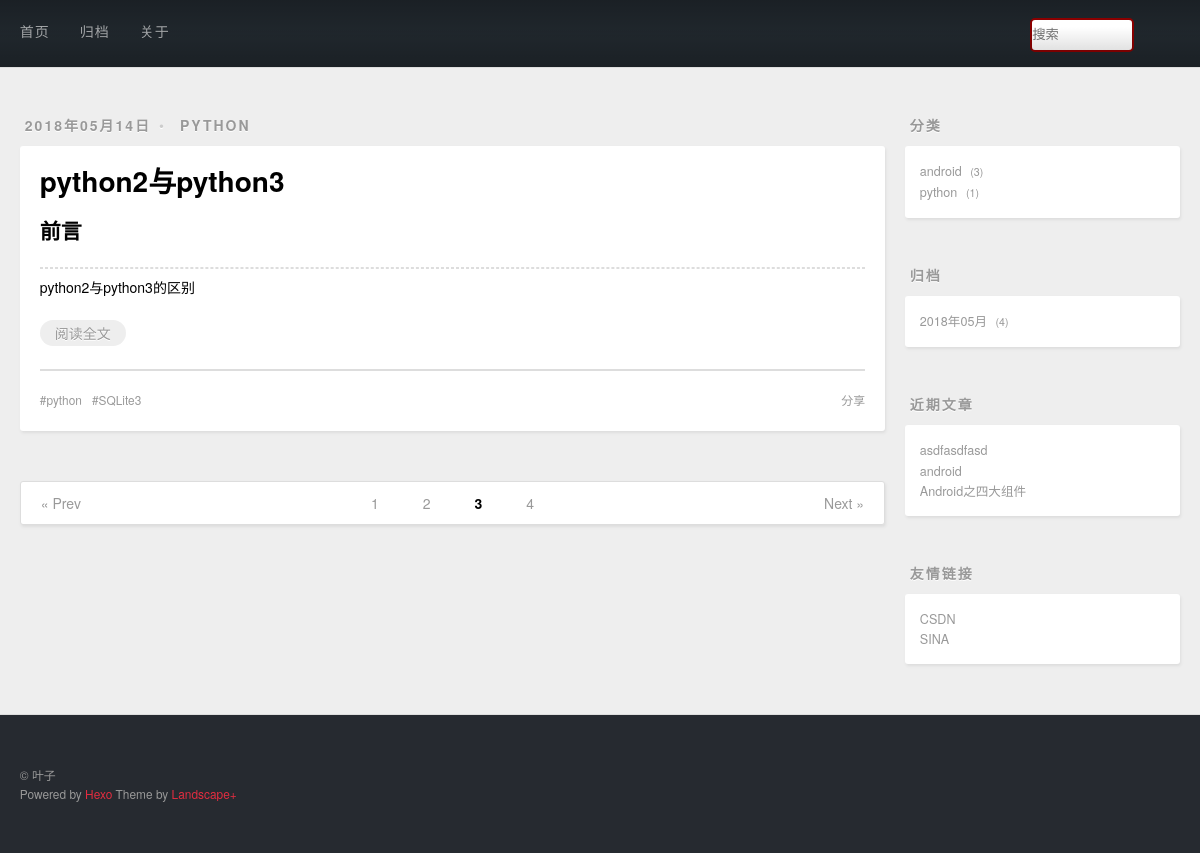
Page /page/3 on the committed database.
### post/models.py (models this page shows, shortened)
class Post(models.Model):
    title = models.CharField(max_length=100,unique=True,verbose_name='标题')
    desc = models.TextField(verbose_name='描述')
    content = models.TextField(verbose_name='内容')
    created = models.DateField(auto_now_add=True,verbose_name='创建时间')
    modified = models.DateTimeField(auto_now=True,verbose_name='修改时间')
    category = models.ForeignKey(Category,verbose_name='目录')
    tags = models.ManyToManyField(Tags,verbose_name='标签')
    class Meta:
        db_table = 't_post'
        verbose_name_plural='帖子'

class Category(models.Model):
    cname = models.CharField(max_length=20,unique=True,verbose_name='类别名称')
    class Meta:
        db_table = 't_category'
        verbose_name_plural='类别'

class Tags(models.Model):
    tname = models.CharField(max_length=20,unique=True,verbose_name='标签名称')
    class Meta :
        db_table = 't_tags'
        verbose_name_plural='标签'

### post/views.py (the view)
# urls.py: url(r'^page/(\d+)$',views.index_view),
def index_view(request, num='1'):
    page_posts, page_range = get_post_by_num(num)
    return render(request, 'index.html', {'page_posts': page_posts, 'page_range': page_range})

### post/contextprocessors.py (called while the page is built)
def getrightinfo(request):
    from django.db.models import Count
    cate_posts = Post.objects.values('category__cname', 'category').annotate(count=Count('*')).order_by('-count')
    from django.db import connection
    cursor = connection.cursor()
    archive_posts = cursor.execute("select created,count(*) as count from t_post group by strftime('%Y-%m',created) order by count desc")
    recent_posts = Post.objects.order_by('-id')[:3]
    return {
        'cate_posts': cate_posts,
        'recent_posts': recent_posts,
        'archive_posts':archive_posts
    }

### post/views.py (called while the page is built)
def get_post_by_num(num):
    num = int(num)
    page_posts = Paginator(Post.objects.order_by('-created'), per_page=1)
    if num <= 0:
        num = 1
    if num > page_posts.num_pages:
        num = page_posts.num_pages
    start = int((num - 1) / 10) * 10 + 1
    end = start + 10
    if end > page_posts.num_pages:
        end = page_posts.num_pages + 1
    return page_posts.page(num), range(start, end)

### post/templates/index.html
{% extends 'base.html' %}
{% block main %}
    {% for post in page_posts.object_list %}
        <article class="article article-type-post">
            <div class="article-meta">
                <a class="article-date">
                    <time>{{ post.created|date:'Y年m月d日' }}</time>
                </a>
                <div class="article-category">
                    <a class="article-category-link" href="#" target="_blank">{{ post.category.cname }}</a>
                </div>
            </div>
            <div class="article-inner">
                <header class="article-header">
                    <h1 itemprop="name">
                        <a class="article-title" href="#" target="_blank">{{ post.title }}</a>
                    </h1>
                </header>
                <div class="article-entry" itemprop="articleBody">
                    <h2>前言</h2>
                    <hr>
                    {{ post.desc }}
                    <p class="article-more-link">
                        <a href="/post/{{ post.id }}" target="_blank">阅读全文</a>
                    </p>
                </div>
                <footer class="article-footer">
                    <a data-url="存放文章的url" class="article-share-link">分享</a>
                    <ul class="article-tag-list">
                        {% for tag in post.tags.all %}
                            <li class="article-tag-list-item">
                                <a class="article-tag-list-link" href="#">{{ tag.tname }}</a>
                            </li>
                        {% endfor %}
                        <li class="article-tag-list-item">
                            <a class="article-tag-list-link" href="#">SQLite3</a>
                        </li>
                    </ul>
                </footer>
            </div>
        </article>
    {% endfor %}
    <nav id="page-nav">
        {% if  page_posts.has_previous %}
            <a class="extend prev" rel="next" href="/page/{{ page_posts.previous_page_number }}">« Prev</a>
        {% endif %}
        {% for page in page_range %}
            {% if page_posts.number == page %}
                <span class="page-number current">{{ page }}</span>
            {% else %}
                <a class="page-number" href="/page/{{ page }}">{{ page }}</a>
            {% endif %}
        {% endfor %}
        {% if page_posts.has_next %}
            <a class="extend next" rel="next" href="/page/{{ page_posts.next_page_number }}">Next »</a>
        {% endif %}
    </nav>
{% endblock main %}

### templates/right.html
<aside id="sidebar">
    <div class="widget-wrap">
        <h3 class="widget-title">分类</h3>
        <div class="widget">
            <ul class="category-list">
                {% for cate_post in cate_posts %}
                    <li class="category-list-item">
                        <a class="category-list-link"
                           href="/category/{{ cate_post.category }}">{{ cate_post.category__cname }}</a>
                        <span class="category-list-count">{{ cate_post.count }}</span>
                    </li>
                {% endfor %}
            </ul>
        </div>
    </div>
    <div class="widget-wrap">
        <h3 class="widget-title">归档</h3>
        <div class="widget">
            <ul class="archive-list">
                {% for archive_post in archive_posts %}
                    <li class="archive-list-item">
                        <a class="archive-list-link" href="/archive/{{ archive_post.0|date:'Y' }}/{{ archive_post.0|date:'m' }}"> {{ archive_post.0|date:'Y年m月' }} </a>
                        <span class="archive-list-count">{{ archive_post.1 }}</span>
                    </li>
                {% endfor %}
            </ul>
        </div>
    </div>
    <div class="widget-wrap">
        <h3 class="widget-title">近期文章</h3>
        <div class="widget">
            <ul>
                {% for recent_post in recent_posts %}
                    <li>
                        <a href="/post/{{ recent_post.id }}" target="_blank">{{ recent_post.title }}</a>
                    </li>
                {% endfor %}
            </ul>
        </div>
    </div>
    <div class="widget-wrap">
        <h3 class="widget-title">友情链接</h3>
        <div class="widget">
            <ul>
                <li>
                    <a href="https://blog.csdn.net/" target="_blank">CSDN</a>
                </li>
                <li>
                    <a href="http://blog.sina.com.cn/" target="_blank">SINA</a>
                </li>
            </ul>
        </div>
    </div>
</aside>

### rows in the picture
Post: created "2018年05月14日", category.cname "PYTHON", title "python2与python3", desc "python2与python3的区别"
Tags: tname "python"
Post: title "asdfasdfasd"
Post: title "android"
Post: title "Android之四大组件"

### other values in the picture
{{ page }} "1" "2" "4"
{{ page }} "3"
{{ cate_post.category__cname }} "android" "python"
{{ cate_post.count }} "3" "1"
{{ archive_post.0|date:'Y年m月' }} "2018年05月"
{{ archive_post.1 }} "4"
